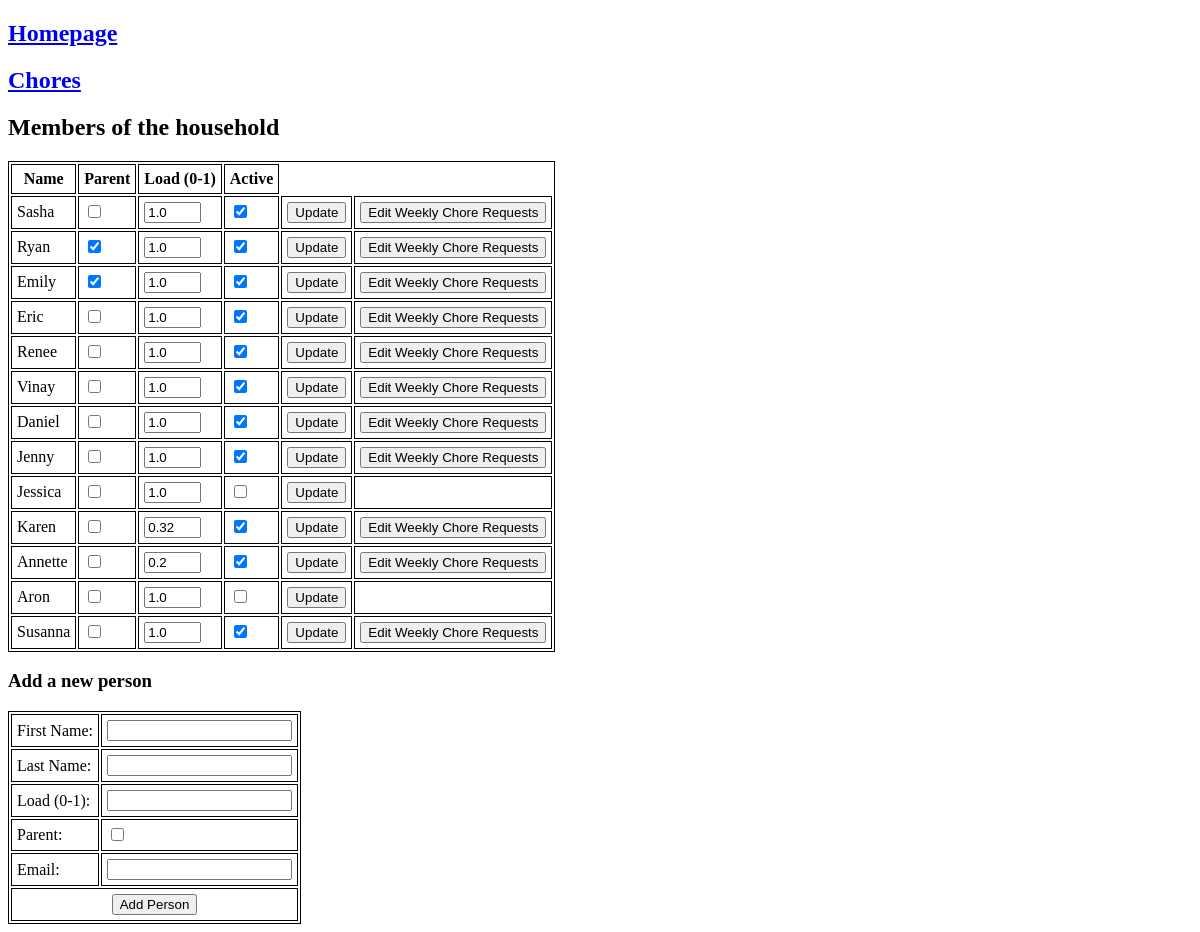
The app's page /people, older data.
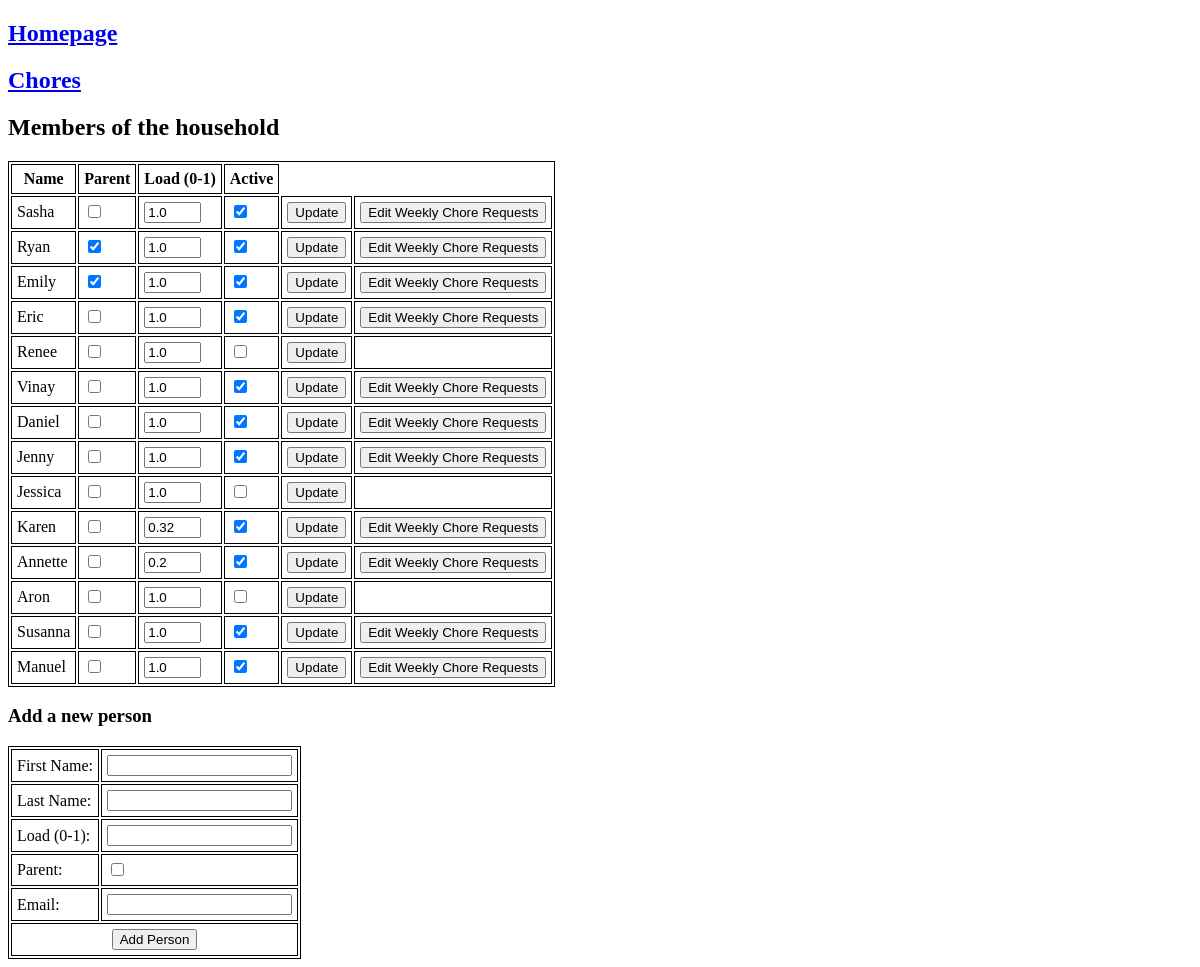
The same page, newer data.
### tables this page shows
CREATE TABLE "people" (
"id" INTEGER,
  "first_name" TEXT,
  "last_name" TEXT,
  "load_fraction" REAL,
  "parent" INTEGER,
  "active" INTEGER,
  "email" TEXT
);

### chore_chart.py (the view)
@app.route("/people")
def people():
    with sqlite3.connect(db) as con:
        people = pd.read_sql(con=con, sql="SELECT * FROM people")
    return render_template("people.html", people = people)

### templates/people.html (shortened to what this page needs)
<!doctype html>
<html>
<head>
  <link rel="stylesheet" href="{{ url_for('static', filename='style.css') }}">
</head>
<body>
  <h2><a href="/">Homepage</a></h2>
  <h2><a href="/tasks">Chores</a></h2>
  <h2>Members of the household</h2>
  <table>
    <tr>
      <th>Name</th>
      <th>Parent</th>
      <th>Load (0-1)</th>
      <th>Active</th>
    </tr>
    {% for person in people.itertuples() %}
    <tr>
      <td>{{person.first_name}}</td>
      <form method="POST" action="{{ url_for('update_person') }}">
	<td>
	  <input type="checkbox" name="parent" {{"checked" if person.parent else ""}}/>
	</td>
	<td>
	  <input type="text" name="frac" size="4" value="{{ person.load_fraction }}"/>
	</td>
	<td>
	  <input type="checkbox" name="active" {{"checked" if person.active else ""}}/>
	</td>
	<td>
	  <button type="sumbit">Update</button>
	</td>
      </form>
      <td>
	{% if person.active %}
	<form method="GET" action="{{ url_for('requests', person_id = person.id) }}">
	  <button type="sumbit">Edit Weekly Chore Requests</button>
	</form>
	{% endif %}
      </td>
    </tr>
    {% endfor %}
  </table>
  <h3>Add a new person</h3>
  <form method="POST" action="{{ url_for('add_person') }}">
    <table>
      <tr>
	<td><label for="first_name">First Name:</label></td>
	<td><input type="text" id="first_name" name="first_name"></input></td>
      </tr>
      <tr>
	<td><label for="last_name">Last Name:</label></td>
	<td><input type="text" id="last_name" name="last_name"></input></td>
      </tr>
      <tr>
	<td><label for="frac">Load (0-1):</label></td>
	<td><input type="text" id="frac" name="frac"></input></td>
      </tr>
      <tr>
	<td><label for="parent">Parent:</label></td>
	<td><input type="checkbox" id="parent" name="parent"></input></td>
      </tr>
      <tr>
	<td><label for="email">Email:</label></td>
	<td><input type="text" id="email" name="email"></input></td>
      </tr>
      <tr>
	<td colspan="2" class="center-text">
	  <input type="submit" value="Add Person">
	</td>
      </tr>
    </table>
  </form>
</body>
</html>

### static/style.css (style rules this page uses)
table, th, td { border: 1px solid; }
th, td { padding: 5px; }
.center-text { text-align: center; }

Row changes from the older to the newer data that the page shows:
changed people "Renee": active "☑" → "☐"; no longer shows "Edit Weekly Chore Requests"
added people: first_name "Manuel", frac "1.0"
